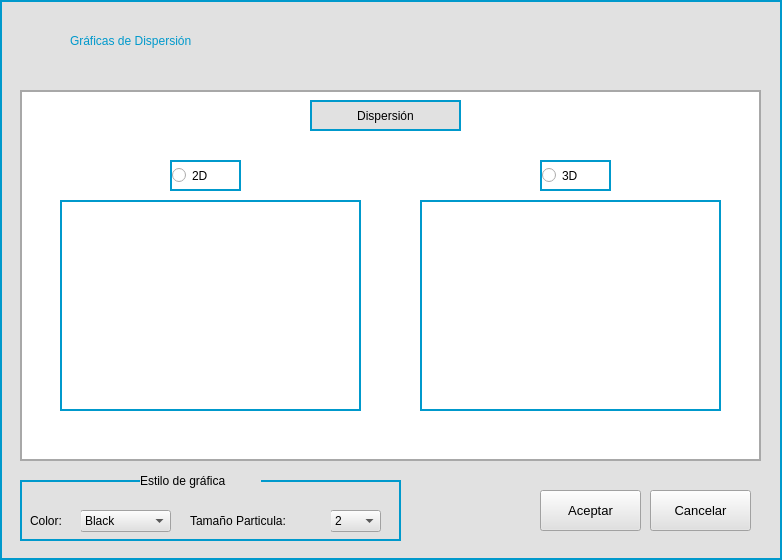
<?xml version="1.0" encoding="UTF-8"?>
<ui version="4.0">
 <class>f_GraficaDispersion</class>
 <widget class="QWidget" name="f_GraficaDispersion">
  <property name="geometry">
   <rect>
    <x>0</x>
    <y>0</y>
    <width>782</width>
    <height>560</height>
   </rect>
  </property>
  <property name="maximumSize">
   <size>
    <width>782</width>
    <height>560</height>
   </size>
  </property>
  <property name="windowTitle">
   <string>Gráficos</string>
  </property>
  <property name="windowIcon">
   <iconset>
    <normaloff>../assets/iconos/Logo.png</normaloff>../assets/iconos/Logo.png</iconset>
  </property>
  <property name="styleSheet">
   <string notr="true">QFrame{
	border: 2px solid #0099CC;
}</string>
  </property>
  <layout class="QVBoxLayout" name="verticalLayout">
   <property name="spacing">
    <number>0</number>
   </property>
   <property name="leftMargin">
    <number>0</number>
   </property>
   <property name="topMargin">
    <number>0</number>
   </property>
   <property name="rightMargin">
    <number>0</number>
   </property>
   <property name="bottomMargin">
    <number>0</number>
   </property>
   <item>
    <widget class="QFrame" name="fr_GraficaDispersion">
     <property name="minimumSize">
      <size>
       <width>782</width>
       <height>560</height>
      </size>
     </property>
     <property name="maximumSize">
      <size>
       <width>782</width>
       <height>560</height>
      </size>
     </property>
     <property name="styleSheet">
      <string notr="true">background-color: rgb(225, 225, 225);

</string>
     </property>
     <property name="frameShape">
      <enum>QFrame::StyledPanel</enum>
     </property>
     <property name="frameShadow">
      <enum>QFrame::Raised</enum>
     </property>
     <property name="lineWidth">
      <number>0</number>
     </property>
     <widget class="QLabel" name="l_FigLogo">
      <property name="geometry">
       <rect>
        <x>30</x>
        <y>20</y>
        <width>41</width>
        <height>41</height>
       </rect>
      </property>
      <property name="styleSheet">
       <string notr="true">

QLabel{
	border: 0px;
}</string>
      </property>
      <property name="text">
       <string/>
      </property>
      <property name="pixmap">
       <pixmap>../assets/iconos/Logo.png</pixmap>
      </property>
      <property name="scaledContents">
       <bool>true</bool>
      </property>
     </widget>
     <widget class="QLabel" name="l_Titulo">
      <property name="geometry">
       <rect>
        <x>70</x>
        <y>20</y>
        <width>211</width>
        <height>41</height>
       </rect>
      </property>
      <property name="styleSheet">
       <string notr="true">QLabel{
	font: 75 12pt &quot;MS Shell Dig 2&quot; #0099CC;
	color: #0099CC;
	border: 0px;
}</string>
      </property>
      <property name="text">
       <string>Gráficas de Dispersión</string>
      </property>
     </widget>
     <widget class="QFrame" name="fr_TipoGrafica">
      <property name="geometry">
       <rect>
        <x>20</x>
        <y>90</y>
        <width>741</width>
        <height>371</height>
       </rect>
      </property>
      <property name="styleSheet">
       <string notr="true">QFrame{	
	background-color: rgb(255, 255, 255);
	border: 2px solid #a8a8a8;
}</string>
      </property>
      <property name="frameShape">
       <enum>QFrame::StyledPanel</enum>
      </property>
      <property name="frameShadow">
       <enum>QFrame::Raised</enum>
      </property>
      <widget class="QLabel" name="L_Fig3D">
       <property name="geometry">
        <rect>
         <x>400</x>
         <y>110</y>
         <width>301</width>
         <height>211</height>
        </rect>
       </property>
       <property name="styleSheet">
        <string notr="true">QLabel{	
	border: 2px solid #0099CC;
}</string>
       </property>
       <property name="text">
        <string/>
       </property>
       <property name="pixmap">
        <pixmap>../assets/iconos/gDispersion3D.png</pixmap>
       </property>
       <property name="scaledContents">
        <bool>true</bool>
       </property>
      </widget>
      <widget class="QLabel" name="l_Fig2D">
       <property name="geometry">
        <rect>
         <x>40</x>
         <y>110</y>
         <width>301</width>
         <height>211</height>
        </rect>
       </property>
       <property name="styleSheet">
        <string notr="true">QLabel{
	border: 2px solid #0099CC;
}</string>
       </property>
       <property name="text">
        <string/>
       </property>
       <property name="pixmap">
        <pixmap>../assets/iconos/gDispesion2D.png</pixmap>
       </property>
       <property name="scaledContents">
        <bool>true</bool>
       </property>
      </widget>
      <widget class="QLabel" name="l_TipoGrafica">
       <property name="geometry">
        <rect>
         <x>290</x>
         <y>10</y>
         <width>151</width>
         <height>31</height>
        </rect>
       </property>
       <property name="styleSheet">
        <string notr="true">QLabel{
	background-color: rgb(225, 225, 225);
	font: 75 13pt &quot;MS Shell Dig 2&quot; #0099CC;
	color: #000000;
	border: 2px solid #0099CC;
}</string>
       </property>
       <property name="text">
        <string>Dispersión</string>
       </property>
       <property name="alignment">
        <set>Qt::AlignCenter</set>
       </property>
      </widget>
      <widget class="QRadioButton" name="rb_2D">
       <property name="geometry">
        <rect>
         <x>150</x>
         <y>70</y>
         <width>71</width>
         <height>31</height>
        </rect>
       </property>
       <property name="styleSheet">
        <string notr="true">QRadioButton{
	background-color: rgb(255, 255, 255);
	font: 75 12pt &quot;MS Shell Dig 2&quot;;
	color: #000000;
	border: 2px solid #0099CC;
}</string>
       </property>
       <property name="text">
        <string>2D</string>
       </property>
      </widget>
      <widget class="QRadioButton" name="rb_3D">
       <property name="geometry">
        <rect>
         <x>520</x>
         <y>70</y>
         <width>71</width>
         <height>31</height>
        </rect>
       </property>
       <property name="styleSheet">
        <string notr="true">QRadioButton{
	background-color: rgb(255, 255, 255);
	font: 75 12pt &quot;MS Shell Dig 2&quot;;
	color: #000000;
	border: 2px solid #0099CC;
}</string>
       </property>
       <property name="text">
        <string>3D</string>
       </property>
      </widget>
     </widget>
     <widget class="QPushButton" name="b_Aceptar">
      <property name="geometry">
       <rect>
        <x>540</x>
        <y>490</y>
        <width>101</width>
        <height>41</height>
       </rect>
      </property>
      <property name="font">
       <font>
        <pointsize>10</pointsize>
       </font>
      </property>
      <property name="text">
       <string>Aceptar</string>
      </property>
     </widget>
     <widget class="QPushButton" name="b_Cancelar">
      <property name="geometry">
       <rect>
        <x>650</x>
        <y>490</y>
        <width>101</width>
        <height>41</height>
       </rect>
      </property>
      <property name="font">
       <font>
        <pointsize>10</pointsize>
       </font>
      </property>
      <property name="text">
       <string>Cancelar</string>
      </property>
     </widget>
     <widget class="QComboBox" name="cb_ColorParticulas">
      <property name="geometry">
       <rect>
        <x>80</x>
        <y>510</y>
        <width>91</width>
        <height>22</height>
       </rect>
      </property>
      <item>
       <property name="text">
        <string>Black</string>
       </property>
      </item>
      <item>
       <property name="text">
        <string>Blue</string>
       </property>
      </item>
      <item>
       <property name="text">
        <string>Green</string>
       </property>
      </item>
      <item>
       <property name="text">
        <string>Magenta</string>
       </property>
      </item>
      <item>
       <property name="text">
        <string>Orange</string>
       </property>
      </item>
      <item>
       <property name="text">
        <string>Pink</string>
       </property>
      </item>
      <item>
       <property name="text">
        <string>Red</string>
       </property>
      </item>
      <item>
       <property name="text">
        <string>Yellow</string>
       </property>
      </item>
     </widget>
     <widget class="QComboBox" name="cb_TamanoParticulas">
      <property name="geometry">
       <rect>
        <x>330</x>
        <y>510</y>
        <width>51</width>
        <height>22</height>
       </rect>
      </property>
      <item>
       <property name="text">
        <string>2</string>
       </property>
      </item>
      <item>
       <property name="text">
        <string>3</string>
       </property>
      </item>
      <item>
       <property name="text">
        <string>5</string>
       </property>
      </item>
      <item>
       <property name="text">
        <string>8</string>
       </property>
      </item>
      <item>
       <property name="text">
        <string>10</string>
       </property>
      </item>
      <item>
       <property name="text">
        <string>12</string>
       </property>
      </item>
      <item>
       <property name="text">
        <string>14</string>
       </property>
      </item>
      <item>
       <property name="text">
        <string>16</string>
       </property>
      </item>
      <item>
       <property name="text">
        <string>18</string>
       </property>
      </item>
      <item>
       <property name="text">
        <string>20</string>
       </property>
      </item>
      <item>
       <property name="text">
        <string>24</string>
       </property>
      </item>
     </widget>
     <widget class="QLabel" name="l_color">
      <property name="geometry">
       <rect>
        <x>30</x>
        <y>510</y>
        <width>51</width>
        <height>21</height>
       </rect>
      </property>
      <property name="styleSheet">
       <string notr="true">border: 0px;
font: 75 10pt &quot;MS Shell Dig 2&quot; #0099CC;</string>
      </property>
      <property name="text">
       <string>Color:</string>
      </property>
     </widget>
     <widget class="QLabel" name="l_tamParticulas">
      <property name="geometry">
       <rect>
        <x>190</x>
        <y>510</y>
        <width>141</width>
        <height>21</height>
       </rect>
      </property>
      <property name="styleSheet">
       <string notr="true">border: 0px;
font: 75 10pt &quot;MS Shell Dig 2&quot; #0099CC;</string>
      </property>
      <property name="text">
       <string>Tamaño Particula:</string>
      </property>
     </widget>
     <widget class="QFrame" name="frame">
      <property name="geometry">
       <rect>
        <x>20</x>
        <y>480</y>
        <width>381</width>
        <height>61</height>
       </rect>
      </property>
      <property name="frameShape">
       <enum>QFrame::StyledPanel</enum>
      </property>
      <property name="frameShadow">
       <enum>QFrame::Raised</enum>
      </property>
     </widget>
     <widget class="QLabel" name="label">
      <property name="geometry">
       <rect>
        <x>140</x>
        <y>470</y>
        <width>121</width>
        <height>21</height>
       </rect>
      </property>
      <property name="styleSheet">
       <string notr="true">border: 0px;
font: 75 10pt &quot;MS Shell Dig 2&quot; #0099CC;</string>
      </property>
      <property name="text">
       <string>Estilo de gráfica</string>
      </property>
     </widget>
     <zorder>frame</zorder>
     <zorder>l_FigLogo</zorder>
     <zorder>l_Titulo</zorder>
     <zorder>fr_TipoGrafica</zorder>
     <zorder>b_Aceptar</zorder>
     <zorder>b_Cancelar</zorder>
     <zorder>cb_ColorParticulas</zorder>
     <zorder>cb_TamanoParticulas</zorder>
     <zorder>l_color</zorder>
     <zorder>l_tamParticulas</zorder>
     <zorder>label</zorder>
    </widget>
   </item>
  </layout>
 </widget>
 <resources>
  <include location="../assets/iconos/iconos.qrc"/>
 </resources>
 <connections/>
</ui>
